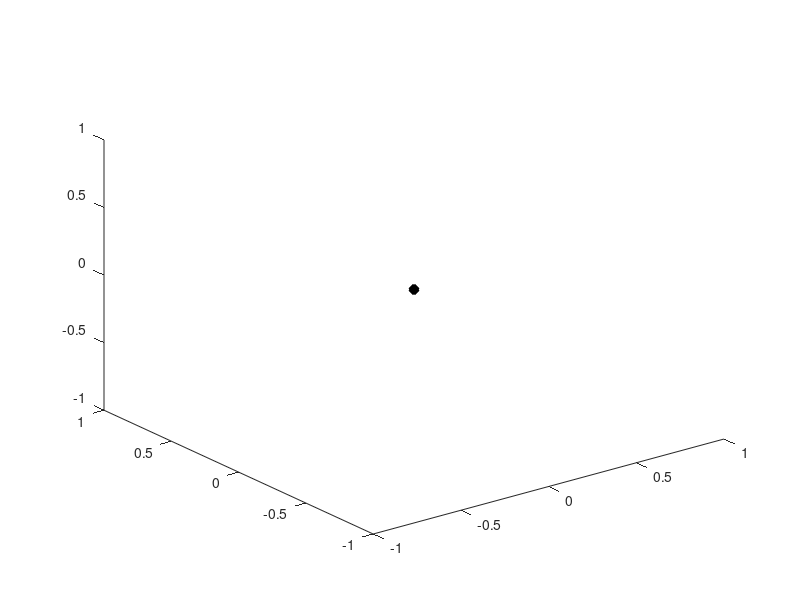

Write MATLAB code to recreate this figure.

%% Constants
TIC_TO_ANGLE = 360.0/4096.0;
ANGLE_TO_TIC = 4096.0/360.0;

%% Server ID Library
PID_ID = 37;                 % give robot a set point
PROTOCOL_ID = 36;            % receive status message
CALIBRATION_ID = 35;         % update home position
PIDCONFIG_ID = 65;           % update pid values for each joint
%% Function Variable for Live 3D Plotting
framePos = zeros(4,4,'single');

    disp("creating fig");

R.handle = plot3(framePos(1,:), framePos(2,:), framePos(3,:),'MarkerFaceColor',[0 0 0],'MarkerEdgeColor',[0 0 0],...
    'Marker','diamond',...
    'LineWidth',2,...
    'Color',[0.635294139385223 0.0784313753247261 0.184313729405403]);

